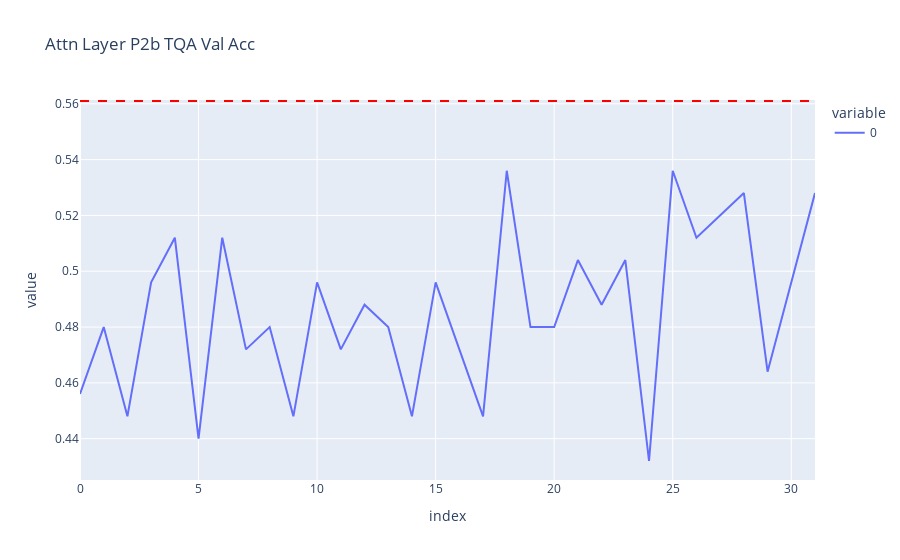

The code cell stored with this chart in its notebook:
### Code cell
fig = px.line(tqa_val_accs, labels = {"x" : "Layers", "y": "Acc"}, title = "Attn Layer P2b TQA Val Acc")
fig.add_hline(y=0.561, line_dash="dash", line_color="red")

fig.show()

### Figure 1 — Plotly figure (JSON) as saved in the notebook; plotly's stock layout.template omitted (floating-point values rounded to 4 significant figures)
{"data": [{"hovertemplate": "variable=0<br>index=%{x}<br>value=%{y}<extra></extra>", "legendgroup": "0", "line": {"color": "#636efa", "dash": "solid"}, "marker": {"symbol": "circle"}, "mode": "lines", "name": "0", "orientation": "v", "showlegend": true, "type": "scatter", "x": [0, 1, 2, 3, 4, 5, 6, 7, 8, 9, 10, 11, 12, 13, 14, 15, 16, 17, 18, 19, 20, 21, 22, 23, 24, 25, 26, 27, 28, 29, 30, 31], "xaxis": "x", "y": [0.456, 0.48, 0.448, 0.496, 0.512, 0.44, 0.512, 0.472, 0.48, 0.448, 0.496, 0.472, 0.488, 0.48, 0.448, 0.496, 0.472, 0.448, 0.536, 0.48, 0.48, 0.504, 0.488, 0.504, 0.432, 0.536, 0.512, 0.52, 0.528, 0.464, 0.496, 0.528], "yaxis": "y"}], "layout": {"legend": {"title": {"text": "variable"}, "tracegroupgap": 0}, "shapes": [{"line": {"color": "red", "dash": "dash"}, "type": "line", "x0": 0, "x1": 1, "xref": "x domain", "y0": 0.561, "y1": 0.561, "yref": "y"}], "title": {"text": "Attn Layer P2b TQA Val Acc"}, "xaxis": {"anchor": "y", "domain": [0, 1], "title": {"text": "index"}}, "yaxis": {"anchor": "x", "domain": [0, 1], "title": {"text": "value"}}}}
